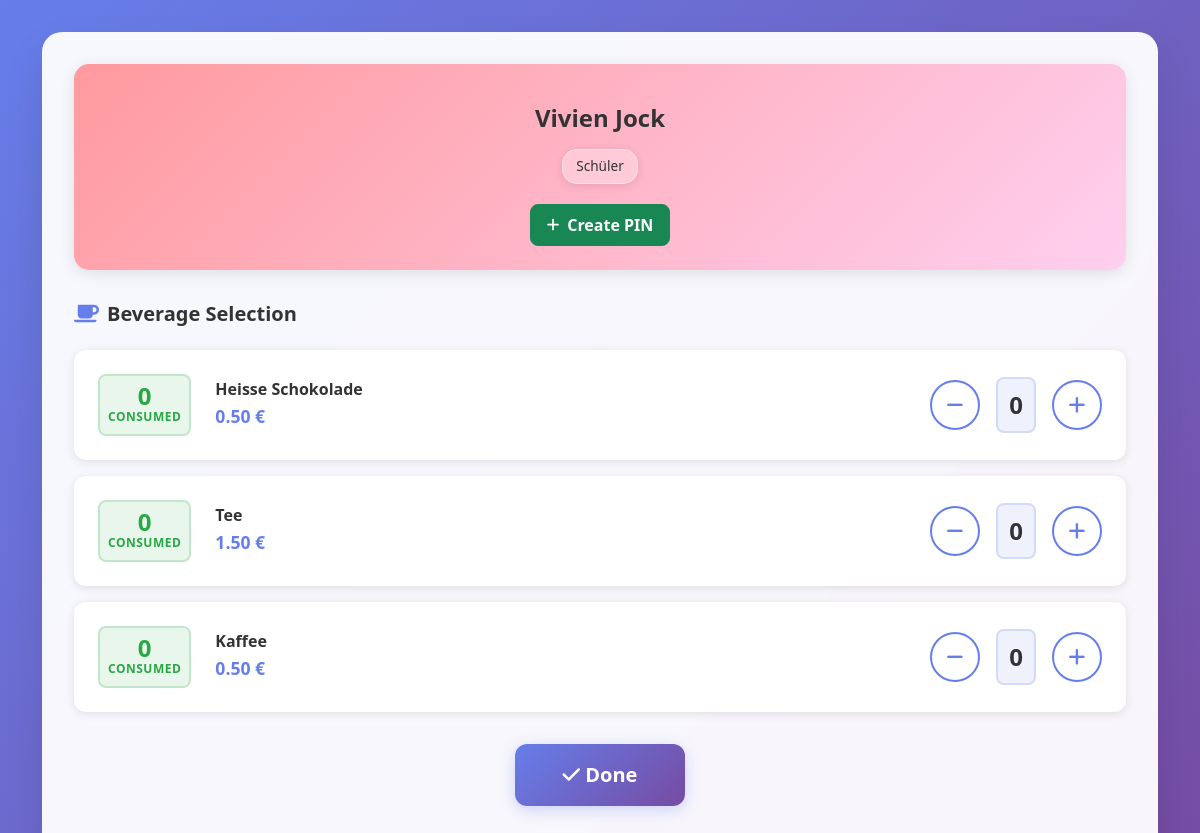
/entries?user_id=3, run on the app's committed database.
### app/models.py (models this page shows)
class users(db.Model):
    __tablename__ = "users"
    id = db.Column(db.Integer, primary_key=True)
    itsl_id = db.Column(db.Integer, unique=True, nullable=True)  # Unique but not primary key
    role_id = db.Column(db.Integer, db.ForeignKey("roles.id"), nullable=False)
    first_name = db.Column(db.String(120), nullable=False)
    last_name = db.Column(db.String(120), nullable=False)
    email = db.Column(db.String(120), nullable=True)
    pin_hash = db.Column(db.LargeBinary(64), nullable=True)
    status = db.Column(db.Boolean, nullable=False, default=True)  # active, inactive
    created_at = db.Column(db.DateTime, default=datetime.utcnow, nullable=False)
    role = db.relationship('roles', backref='users')

class roles(db.Model):
    __tablename__ = "roles"
    id = db.Column(db.Integer, primary_key=True)
    name = db.Column(db.String(120), nullable=False)

class beverages(db.Model):
    __tablename__ = "beverages"
    id = db.Column(db.Integer, primary_key=True)
    name = db.Column(db.String(120), nullable=False)
    category = db.Column(db.String(50), nullable=False, default='drink')  # 'drink' or 'food'
    status = db.Column(db.Boolean, nullable=False, default=True)  # active, inactive
    created_at = db.Column(db.DateTime, default=datetime.utcnow, nullable=False)

class beverage_prices(db.Model):
    __tablename__ = "beverage_prices"
    id = db.Column(db.Integer, primary_key=True)
    role_id = db.Column(db.Integer, db.ForeignKey("roles.id"), nullable=False)
    beverage_id = db.Column(db.Integer, db.ForeignKey("beverages.id"), nullable=False)
    price_cents = db.Column(db.Integer, nullable=False)
    created_at = db.Column(db.DateTime, default=datetime.utcnow, nullable=False)
    updated_at = db.Column(db.DateTime, default=datetime.utcnow, onupdate=datetime.utcnow, nullable=False)
    role = db.relationship('roles', backref='beverage_prices')
    beverage = db.relationship('beverages', backref='beverage_prices')

### app/routes.py (the view)
@bp.route("/entries")
def entries():
    user_id = request.args.get('user_id', type=int)
    if not user_id:
        return redirect(url_for('routes.index'))
    user = users.query.join(roles, users.role_id == roles.id).filter(users.id == user_id).first()
    if not user:
        return redirect(url_for('routes.index'))
    current_month = date.today().replace(day=1)
    consumption_results = db.session.query(
        consumptions.beverage_id,
        func.count(consumptions.id).label('count'),
        func.sum(consumptions.quantity).label('total_quantity')
    ).filter_by(user_id=user_id)\
     .filter(consumptions.created_at >= current_month)\
     .group_by(consumptions.beverage_id).all()
    user_consumptions = []
    for result in consumption_results:
        user_consumptions.append({
            'beverage_id': result.beverage_id,
            'count': result.count,
            'total_quantity': result.total_quantity
        })
    all_beverages = beverages.query.filter_by(status=True).all()
    beverage_prices_for_role = beverage_prices.query.filter_by(role_id=user.role_id).all()
    price_lookup = {bp.beverage_id: bp for bp in beverage_prices_for_role}
    user_dict = {
        'id': user.id,
        'first_name': user.first_name,
        'last_name': user.last_name,
        'email': user.email,
        'role': {
            'id': user.role.id,
            'name': user.role.name
        } if user.role else None
    }
    return render_template("entries.html",
                         user=user,
                         user_data=user_dict,
                         consumptions=user_consumptions,
                         beverages=all_beverages,
                         price_lookup=price_lookup)

### app/templates/entries.html (shortened to what this page needs)
<!DOCTYPE html>
<html lang="en">
<head>
    <link href="https://cdn.jsdelivr.net/npm/bootstrap@5.3.0/dist/css/bootstrap.min.css" rel="stylesheet">
    <link href="https://cdnjs.cloudflare.com/ajax/libs/font-awesome/6.0.0/css/all.min.css" rel="stylesheet">
    <link href="{{ url_for('static', filename='css/entries.css') }}" rel="stylesheet">
</head>
<body>
    <div class="container">
        <div class="main-container">
            <div class="row">
                <div class="col-12">
                    <div class="user-info-card">
                        {% if user.id == 0 %}
                        <div class="pin-management-section">
                            <h4 class="user-info-title-no-pin">{{ user.first_name }} {{ user.last_name }}</h4>
                            <div class="role-and-pin-container">
                                <span class="user-role-badge-unified">{{ user.role.name if user.role else 'No Role' }}</span>
                            </div>
                        </div>
                        {% else %}
                        <div class="pin-management-section">
                            <h4 class="user-info-title-no-pin">{{ user.first_name }} {{ user.last_name }}</h4>
                            <div class="role-and-pin-container">
                                <span class="user-role-badge-unified">{{ user.role.name if user.role else 'No Role' }}</span>
                                <button id="createPinBtn" class="btn btn-success pin-management-btn">
                                    <i class="fas fa-plus"></i>
                                    Create PIN
                                </button>
                            </div>
                        </div>
                        {% endif %}
                    </div>
                </div>
            </div>
            <div class="selection-container">
                <div class="beverage-section">
                    <h5 class="section-title">
                        <i class="fas fa-coffee"></i>
                        Beverage Selection
                    </h5>
                    <div class="beverage-list">
                        {% for beverage in beverages %}
                            {% if beverage.category == 'drink' %}
                                {% set price_info = price_lookup.get(beverage.id) %}
                                <div class="beverage-item" data-beverage-id="{{ beverage.id }}">
                                    <div class="consumed-count-section">
                                        <span class="consumed-count">0</span>
                                        <small class="consumed-label">consumed</small>
                                    </div>
                                    <div class="beverage-info">
                                        <h6 class="beverage-name">{{ beverage.name }}</h6>
                                        {% if price_info %}
                                            <span class="beverage-price">{{ "%.2f"|format(price_info.price_cents / 100) }} €</span>
                                        {% else %}
                                            <span class="beverage-price text-warning">No price set</span>
                                        {% endif %}
                                    </div>
                                    <div class="beverage-controls">
                                        {% if price_info %}
                                            <div class="quantity-controls">
                                                <button class="btn btn-outline-secondary quantity-btn" data-action="decrease">
                                                    <i class="fas fa-minus"></i>
                                                </button>
                                                <span class="quantity-display">0</span>
                                                <button class="btn btn-outline-secondary quantity-btn" data-action="increase">
                                                    <i class="fas fa-plus"></i>
                                                </button>
                                            </div>
                                        {% endif %}
                                    </div>
                                </div>
                            {% endif %}
                        {% endfor %}
                    </div>
                </div>
            </div>
            <div class="action-buttons-section">
                <button class="btn btn-primary btn-lg done-btn" id="doneBtn">
                    <i class="fas fa-check"></i>
                    Done
                </button>
            </div>
        </div>
    </div>
</body>
</html>

### app/static/css/entries.css (style rules this page uses)
body { background: linear-gradient(135deg, #667eea 0%, #764ba2 100%); min-height: 100vh; font-family: 'Segoe UI', Tahoma, Geneva, Verdana, sans-serif; }
.main-container { background: rgba(255, 255, 255, 0.95); border-radius: 20px; box-shadow: 0 20px 40px rgba(0, 0, 0, 0.1); backdrop-filter: blur(10px); margin: 2rem auto; padding: 2rem; }
.btn-primary { background: linear-gradient(135deg, #667eea 0%, #764ba2 100%); border: none; border-radius: 10px; padding: 12px 30px; font-weight: 600; transition: all 0.3s ease; }
.user-info-card { background: linear-gradient(135deg, #ff9a9e 0%, #fecfef 100%); border-radius: 15px; padding: 1.5rem; margin-bottom: 2rem; box-shadow: 0 4px 15px rgba(0, 0, 0, 0.1); }
.pin-management-section { margin-top: 1rem; text-align: center; }
.role-and-pin-container { display: flex; flex-direction: column; align-items: center; gap: 0.75rem; }
.pin-management-btn { border-radius: 8px; padding: 0.5rem 1rem; font-weight: 600; transition: all 0.3s ease; display: inline-flex; align-items: center; gap: 0.5rem; }
.pin-management-btn i { font-size: 0.9rem; }
.section-title { color: #333; font-weight: 600; margin-bottom: 1.5rem; display: flex; align-items: center; gap: 0.5rem; }
.section-title i { color: #667eea; }
.beverage-section .section-title i { color: #667eea; }
.user-info-title-no-pin { color: #333; font-size: 1.5rem; font-weight: 600; margin: 0 0 0.5rem 0; text-align: center; }
.user-role-badge-unified { display: inline-block; background: rgba(255, 255, 255, 0.3); color: #333; padding: 0.4rem 0.8rem; border-radius: 15px; font-size: 0.85rem; font-weight: 500; text-align: center; margin: 0.5rem 0; border: 1px solid rgba(255, 255, 255, 0.4); backdrop-filter: blur(5px); box-shadow: 0 2px 8px rgba(0, 0, 0, 0.1); }
.selection-container { margin-bottom: 2rem; }
.beverage-section { margin-bottom: 0; }
.beverage-list { display: flex; flex-direction: column; gap: 1rem; }
.beverage-item { background: white; border-radius: 12px; padding: 1.5rem; box-shadow: 0 2px 10px rgba(0, 0, 0, 0.1); display: flex; align-items: center; gap: 1.5rem; transition: all 0.3s ease; }
.consumed-count-section { display: flex; flex-direction: column; align-items: center; min-width: 80px; padding: 0.5rem; background: rgba(40, 167, 69, 0.1); border-radius: 8px; border: 2px solid rgba(40, 167, 69, 0.2); }
.consumed-count { font-size: 1.5rem; font-weight: 700; color: #28a745; line-height: 1; }
.consumed-label { color: #28a745; font-size: 0.75rem; font-weight: 600; text-transform: uppercase; letter-spacing: 0.5px; }
.beverage-info { flex: 1; }
.beverage-name { color: #333; font-weight: 600; margin-bottom: 0.25rem; }
.beverage-price { color: #667eea; font-weight: 600; font-size: 1.1rem; }
.beverage-controls { display: flex; align-items: center; }
.quantity-controls { display: flex; align-items: center; gap: 1rem; }
.quantity-btn { width: 50px; height: 50px; border-radius: 50%; display: flex; align-items: center; justify-content: center; border: 2px solid #667eea; color: #667eea; background: white; transition: all 0.3s ease; font-size: 1.2rem; }
.quantity-display { font-weight: 700; font-size: 1.5rem; min-width: 40px; text-align: center; color: #333; background: rgba(102, 126, 234, 0.1); padding: 0.5rem; border-radius: 8px; border: 2px solid rgba(102, 126, 234, 0.2); }
.consumed-count { font-weight: 600; color: #28a745; }
.action-buttons-section { display: flex; gap: 1rem; margin-bottom: 2rem; justify-content: center; }
.done-btn { background: linear-gradient(135deg, #667eea 0%, #764ba2 100%); border: none; border-radius: 12px; padding: 1rem 3rem; font-weight: 600; transition: all 0.3s ease; box-shadow: 0 4px 15px rgba(102, 126, 234, 0.3); color: white; }

### data on the page
users: first_name "Vivien", last_name "Jock"
roles: role "Schüler"
beverages: name "Heisse Schokolade"
beverage_prices: price_info.price_cents/100 "0.50"
beverages: name "Tee"
beverage_prices: price_info.price_cents/100 "1.50"
beverages: name "Kaffee"
beverage_prices: price_info.price_cents/100 "0.50"
